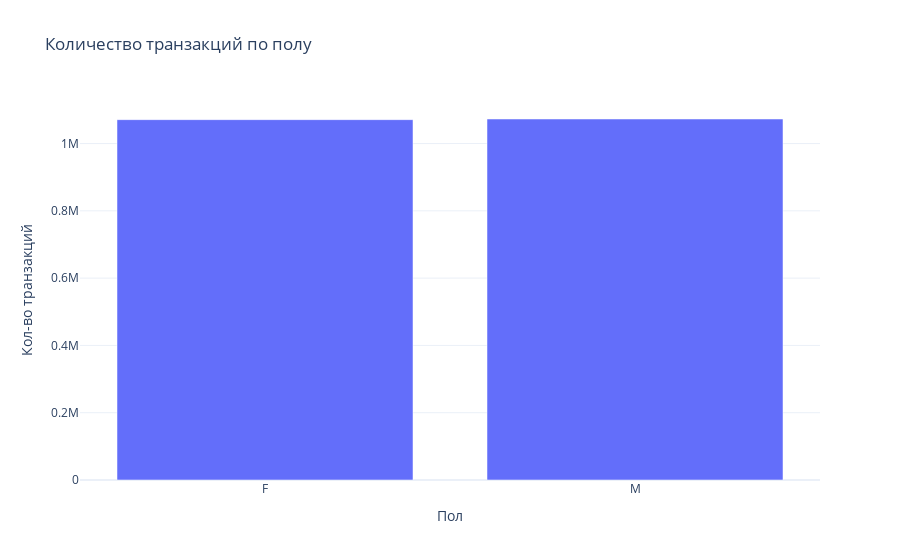

The cell this chart's notebook holds for it:
### Code cell
# Транзакция по полу
query_gender_trans = """
    select c.gender, count(t.transaction_id) as transaction_count
    from final_project.transactions t
    join final_project.customers c on t.cardholder_id = c.cardholder_id
    group by c.gender
"""

df_trans_gender = load_sql_query(query_gender_trans)

px.bar(df_trans_gender, x="gender", y="transaction_count",
       title="Количество транзакций по полу",
       labels={"gender": "Пол", "transaction_count": "Кол-во транзакций"},
       template="plotly_white").show()

### Figure 1 — Plotly figure (JSON) as saved in the notebook; plotly's stock layout.template omitted (floating-point values rounded to 4 significant figures)
{"data": [{"alignmentgroup": "True", "hovertemplate": "Пол=%{x}<br>Кол-во транзакций=%{y}<extra></extra>", "legendgroup": "", "marker": {"color": "#636efa", "pattern": {"shape": ""}}, "name": "", "offsetgroup": "", "orientation": "v", "showlegend": false, "textposition": "auto", "type": "bar", "x": ["F", "M"], "xaxis": "x", "y": [1070956, 1072882], "yaxis": "y"}], "layout": {"autosize": true, "barmode": "relative", "legend": {"tracegroupgap": 0}, "title": {"text": "Количество транзакций по полу"}, "xaxis": {"anchor": "y", "autorange": true, "domain": [0, 1], "range": [-0.5, 1.5], "title": {"text": "Пол"}, "type": "category"}, "yaxis": {"anchor": "x", "autorange": true, "domain": [0, 1], "range": [0, 1129000.0], "title": {"text": "Кол-во транзакций"}, "type": "linear"}}}
